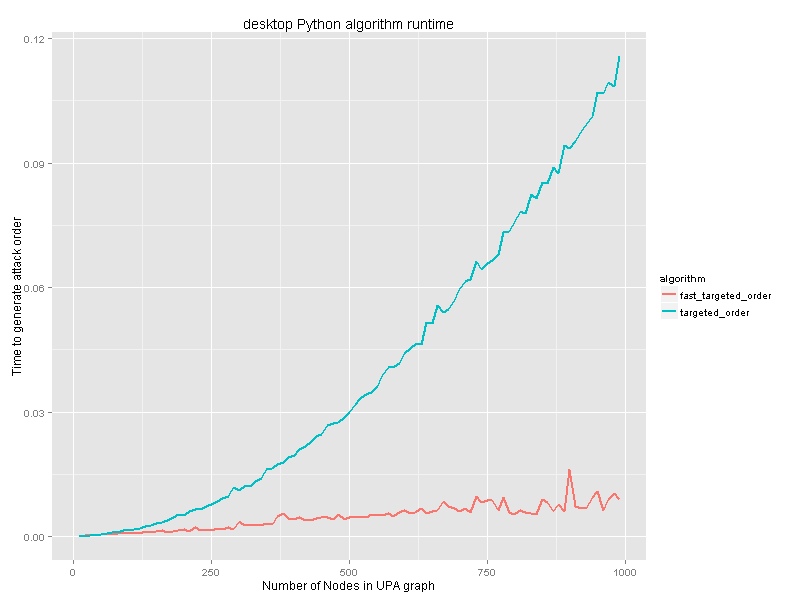

This figure's R source:
library(ggplot2)

time <- read.table('time.txt')
fast_time <- read.table('fast_time.txt')
number_of_nodes <- as.vector(rep(seq(10,990,10),2))
run_time <- as.vector(rbind(time, fast_time))
algorithm <- as.vector(c(rep('targeted_order',99),rep('fast_targeted_order',99)))

df <- as.data.frame(cbind(number_of_nodes,run_time,algorithm))
png("plot2.png", width = 800, height = 600)
ggplot(df, aes(x = number_of_nodes, y = V1)) +
  geom_line(aes(group = algorithm, color= algorithm), size = 1, aplha = 0.5) +
  labs(title = "desktop Python algorithm runtime", 
       x= "Number of Nodes in UPA graph", 
       y = "Time to generate attack order")
dev.off()